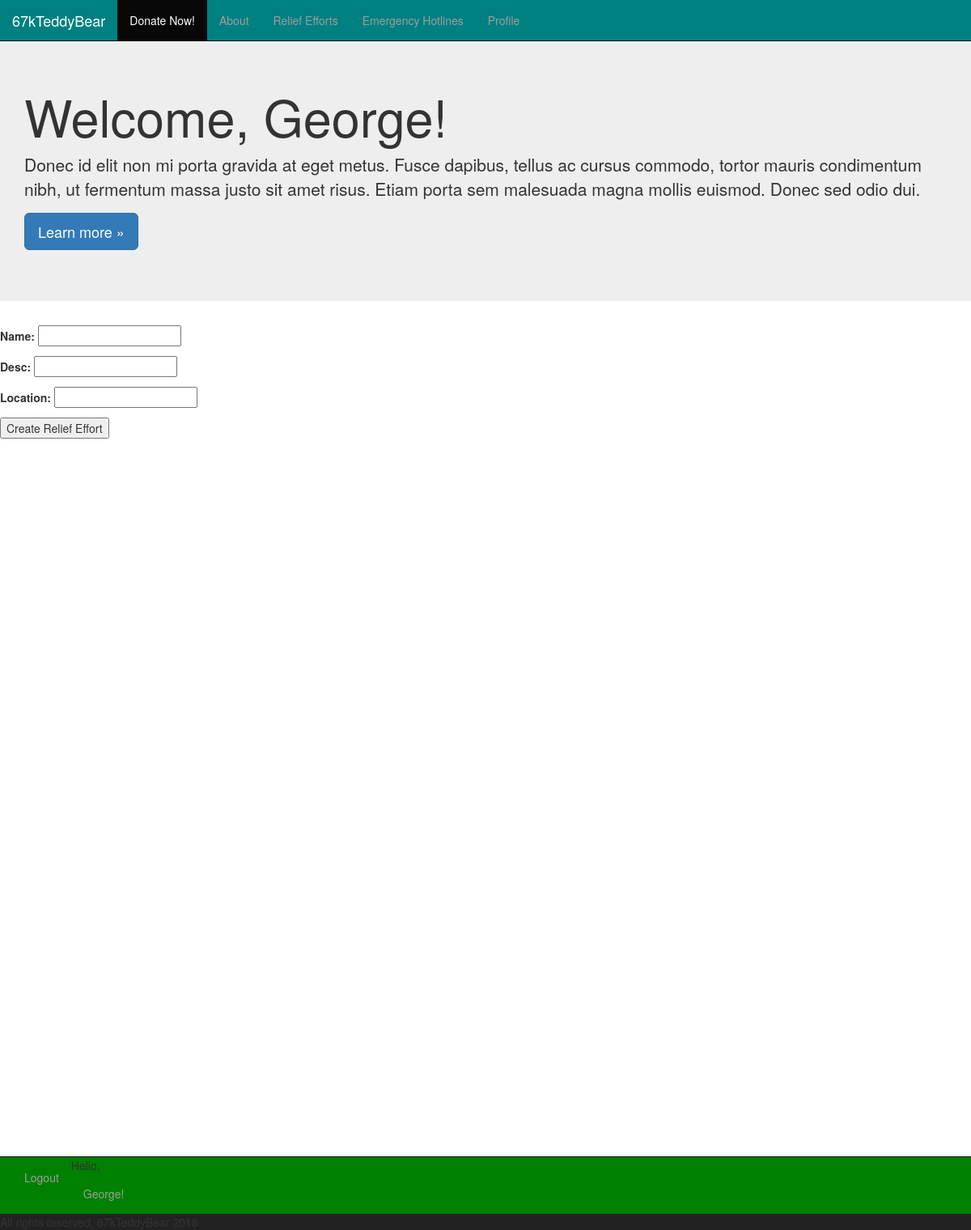
The app's page /11/org-admin-profile/, older data.
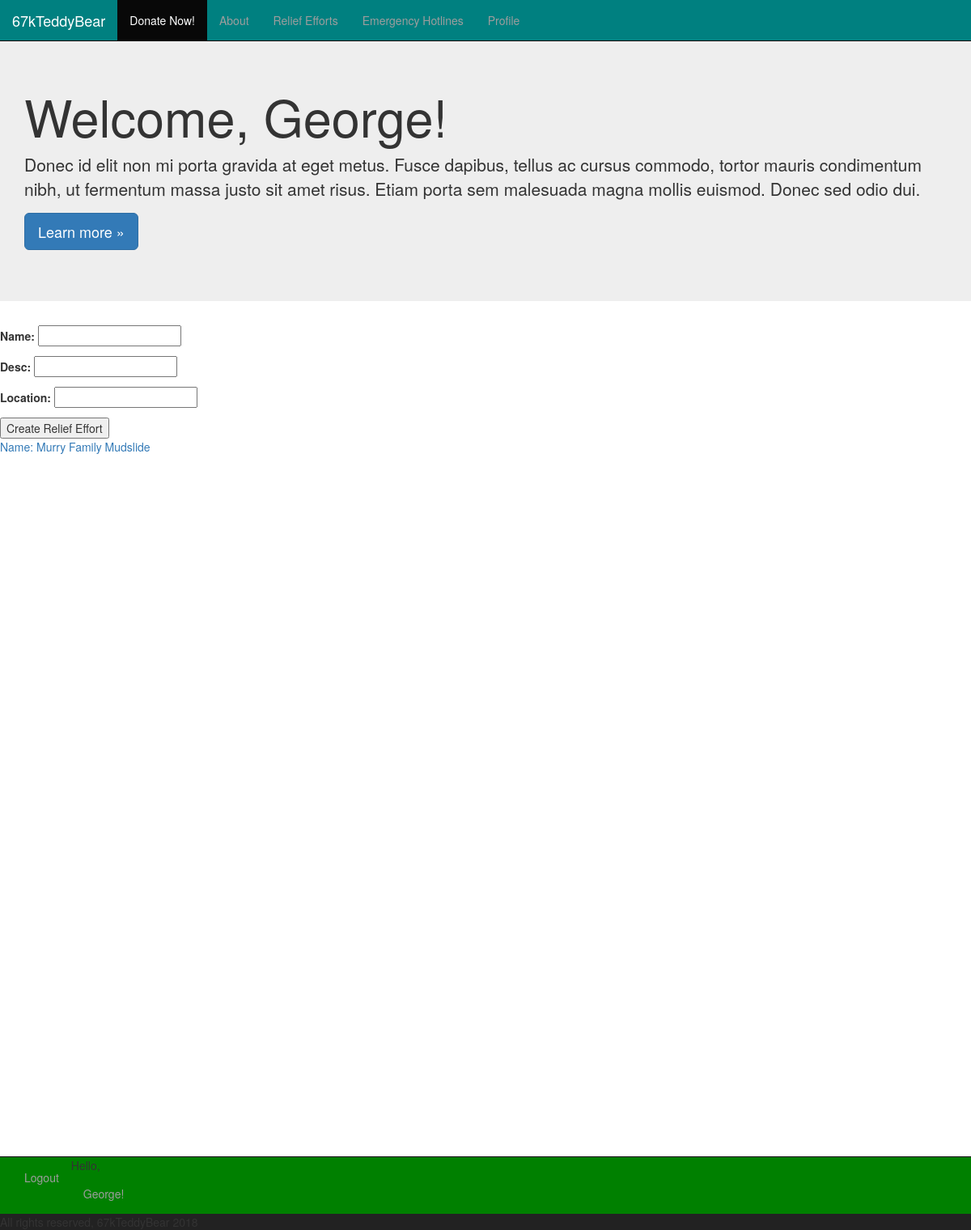
The same page, newer data.
### main_app/models.py (models this page shows, shortened)
class ReliefEffort(models.Model):
    name = models.CharField(max_length=100)
    desc = models.CharField(max_length=300)
    location = models.CharField(max_length=200)
    created_at = models.DateTimeField(auto_now_add=True)
    updated_at = models.DateTimeField(auto_now=True)
    is_active = models.BooleanField(default=True)
    org_admin_id = models.ForeignKey(OrgAdmin,
    models.SET_NULL,
    blank=True,
    null=True)

### main_app/views.py (the view)
# urls.py: url(r'^([0-9]+)/org-admin-profile/$', show_org_admin_profile, name = 'show_org_admin_profile')
def show_org_admin_profile(request, user_id):
    user = User.objects.get(id=user_id)
    org_admin = OrgAdmin.objects.get(user=user)
    relief_efforts = ReliefEffort.objects.filter(org_admin_id=org_admin)
    form = ReliefEffortForm()
    return render(request, 'org_admin_profile.html', {'user': user, 'org_admin': org_admin, 'form': form, 'user_id':user_id, 'relief_efforts':relief_efforts})

### main_app/forms.py
class ReliefEffortForm(forms.ModelForm):
    class Meta:
        model = ReliefEffort
        fields = ['name','desc','location']

### main_app/templates/org_admin_profile.html (shortened to what this page needs)
{% extends 'base.html' %}
{% block content %}
<div class="jumbotron">
  <div class="container">
    <h1 class="display-3">Welcome, {{ user.first_name }}!</h1>
    <p>Donec id elit non mi porta gravida at eget metus. Fusce dapibus, tellus ac cursus commodo, tortor mauris condimentum nibh, ut fermentum massa justo sit amet risus. Etiam porta sem malesuada magna mollis euismod. Donec sed odio dui.</p>
    <p><a class="btn btn-primary btn-lg" href="#" role="button">Learn more &raquo;</a></p>
  </div>
</div>
{% if user.is_authenticated %}
  {% if user.is_org_admin %}
  <form action="/post_url/" method="post">
     {{ form.as_p }}
     <input type="submit" value="Create Relief Effort" />
  </form>
  {% endif %}
{% endif %}
{% for relief_effort in relief_efforts %}
  <a href="/{{relief_effort.id}}">
    <p>Name: {{ relief_effort.name }}</p>
  </a>
{% endfor %}
{% endblock %}

### main_app/templates/base.html (shortened to what this page needs)
{% load staticfiles %}
<!DOCTYPE html>
<html lang="en">
  <head>
    <link rel="stylesheet" type="text/css" href="{% static 'css/style.css' %}" />
    <link rel="stylesheet" href="https://maxcdn.bootstrapcdn.com/bootstrap/3.3.7/css/bootstrap.min.css">
  </head>
  <body style="height:1500px">
     <header>
       <nav class="navbar navbar-inverse navbar-fixed-top">
         <div class="container-fluid">
           <div class="navbar-header">
             <a class="navbar-brand" href="/">67kTeddyBear</a>
           </div>
           <ul class="nav navbar-nav">
             <li class="active"><a href="#">Donate Now!</a></li>
             <li><a href="/about">About</a></li>
             <li><a href="/relief_efforts">Relief Efforts</a></li>
             <li><a href="#">Emergency Hotlines</a></li>
             {% if user.is_authenticated %}
                 {% if user.is_donor %}
                   <li><a href='/{{ user.id }}/donor-profile'>Profile</a></li>
                 {% elif user.is_org_admin %}
                   <li><a href='/{{ user.id }}/org-admin-profile'>Profile</a></li>
                 {% endif %}
             {% endif %}
           </ul>
         </div>
       </nav>
     </header>
   {% block content %}
   {% endblock %}
     <footer>
       <nav class="navbar navbar-inverse navbar-fixed-bottom">
         <div class="container-fluid">
           <ul class="nav navbar-nav">
             {% if not user.is_authenticated %}
             <li><a href="/signup_login">Sign Up/Login</a></li>
             {% else %}
             <li><a href='/logout'>Logout</a></li>
             {% endif %}
             {% if user.is_authenticated %}
                 {% if user.is_donor %}
                   <li>Hello, <a href='/{{ user.id }}/donor-profile'>{{ user.first_name }}!</a></li>
                 {% elif user.is_org_admin %}
                   <li>Hello, <a href='/{{ user.id }}/org-admin-profile'>{{ user.first_name}}!</a></li>
                 {% else %}
                   <li>Hello, {{ user.first_name }}!</li>
                 {% endif %}
             {% endif %}
           </ul>
         </div>
         <span>All rights reserved, 67kTeddyBear 2018</span>
       </nav>
     </footer>
   </body>
 </html>

Row changes from the older to the newer data that the page shows:
added ReliefEffort: name "Murry Family Mudslide"
